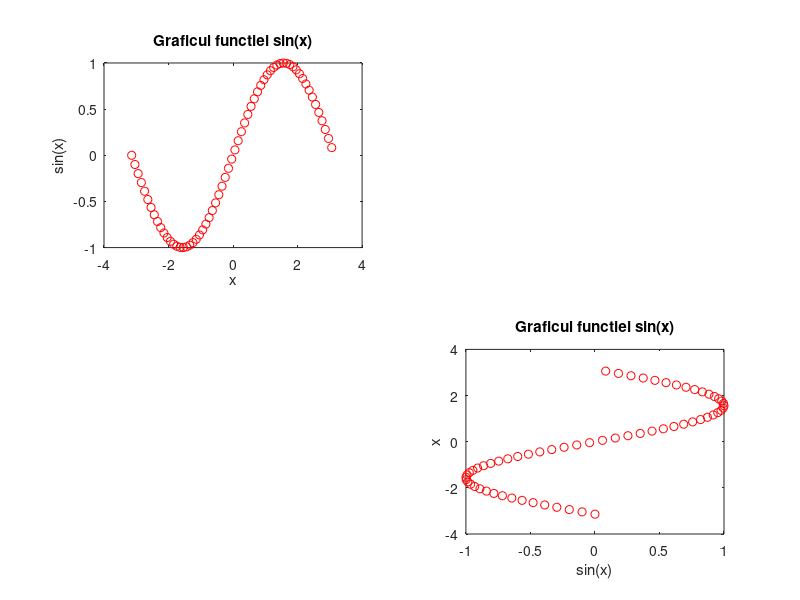

Write MATLAB code to recreate this figure.
m = zeros(2, 3);
n = ones (4);
a = [1 2 3 4]';
a = a .^ 2;
std(a);

x=-pi:0.1:pi;
y=sin(x);
subplot(2,2,1);
plot(x,y,'or');
xlabel('x');
ylabel('sin(x)'); 
title('Graficul functiei sin(x)');

subplot(2,2,4);
plot(y, x,'or');

xlabel('sin(x)');
ylabel('x'); 
title('Graficul functiei sin(x)');

